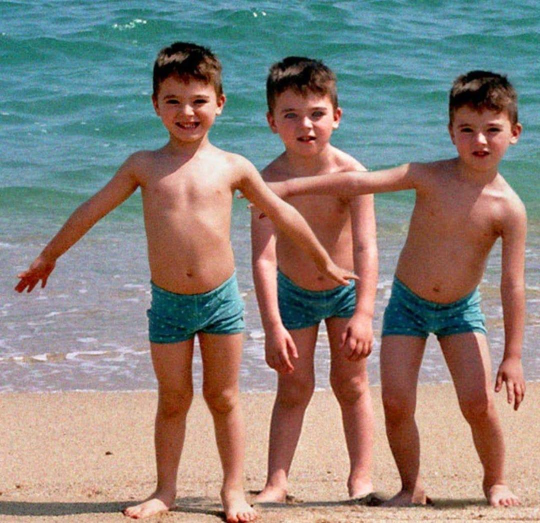
#> input picture tests/01 (1).jpeg, 1080 x 1046 px (shown at 1/2 size); its folder holds only this picture in this run
$ jupyter execute --allow-errors '02-Techniques-of-detection-of-manipulations-in-images .ipynb'   (older library calls are emulated)
#> lines starting #> are read from the running program, lines starting #| are printed output that depends on the picture; after the words box and inside, x2 and y2 are one past the last pixel; in counts of white or black regions, pixels touching at a corner belong together; long printed decimals are rounded
# Techniques of detection of manipulations in images

In this section, we showcase some of the techniques explored to identify modifications in images. The objective is to extract the areas from the images that are classified by the developed model.

## Import of libraries

Using the GPU: Importing a GPU can significantly enhance the performance of model training.

[cell 1]
import tensorflow as tf
#> (the rest of this cell did not finish here and is left out)

[cell 2]
from preprocess import *
from model import *
from utils import *
import random
import os
import glob
import numpy as np
import pandas as pd
import matplotlib.pyplot as plt

from sklearn.model_selection import train_test_split
from keras.utils.np_utils import to_categorical
import tensorflow as tf
from sklearn.metrics import confusion_matrix
import seaborn as sns


np.random.seed(2)
from keras.models import Sequential, load_model
from keras.layers import Dense, Flatten, Conv2D, MaxPool2D, Dropout, MaxPooling2D, UpSampling2D, Input, Concatenate, Conv2DTranspose, BatchNormalization,Reshape
from keras.optimizers import Adam
from keras.callbacks import EarlyStopping, ModelCheckpoint
from keras.preprocessing.image import ImageDataGenerator


from PIL import Image, ImageChops, ImageEnhance,ImageFilter, ImageOps
from io import BytesIO
import cv2
from scipy.fftpack import dct
from scipy import ndimage
from scipy import fftpack
import optuna

[cell 3]
# Path to the images test
images_path = '../test/*.*'

## Heatmap detection using the convolutional layer

A function has been designed to be able to draw the area that the model has identified from the extraction of characteristics, with the aim of identifying possible modified areas.

[cell 4]
# [22 lines left out: function map_image, not called in this run]

[cell 5]
class_names = ['real', 'fake']
image_size = (128, 128)

# Cargar el modelo entrenado
#> (the rest of this cell did not finish here and is left out)

## Heatmap by pixel distribution

This function is used to detect modified areas in an image by analyzing the pixel variation. By highlighting areas with significant pixel differences, we can identify possible modified areas in the image.

[cell 6]
# [34 lines left out: function heatmap_by_pixels, not called in this run]

if __name__ == '__main__':
    for file_path in glob.glob(images_path):
        #mostrar la imagen original y la imagen con el mapa de calor con plt
        plt.figure(figsize=(10,40))
        plt.subplot(1,2,1)
        img = cv2.imread(file_path)
        img = cv2.cvtColor(img, cv2.COLOR_BGR2RGB)
        #quitar numeros de los ejes
        plt.axis('off')
        plt.imshow(img)
        plt.title("Original")
        plt.subplot(1,2,2)
        #quitar numeros de los ejes
        plt.axis('off')

        plt.imshow((cv2.cvtColor(heatmap_by_pixels(file_path), cv2.COLOR_BGR2RGB)))
        plt.title("Mapa de calor por distribución de píxeles")
        plt.show()

## HOG (Histogram of Oriented Gradients)

This function utilizes the Histogram of Oriented Gradients (HOG) to divide the image into sections and analyze variations. The purpose is to identify areas with higher variation and detect possible modified zones in the image.

[cell 7]
def calculate_hog(image_path):
    # Cargar la imagen
#> called with image_path = '../tests/01 (1).jpeg'
    image = cv2.imread(image_path)
#> image is the input picture: shape (1046, 1080, 3); mean B, G, R 123.8, 130.4, 139.9
    #pasar la imagen a array
    image = np.array(image)
    # Convertir la imagen a escala de grises
    gray = cv2.cvtColor(image, cv2.COLOR_RGB2GRAY)
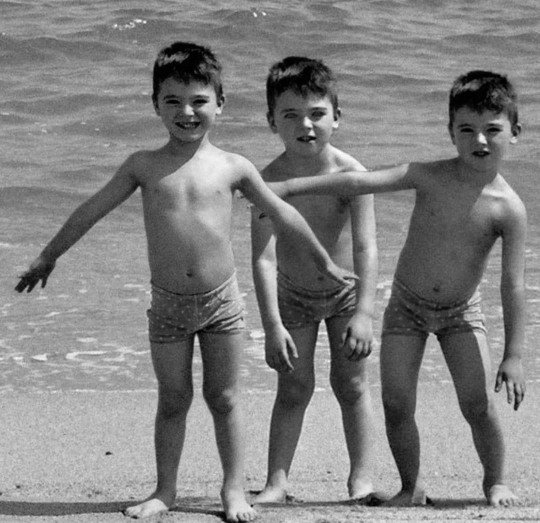
#> gray: shape (1046, 1080) (shown at 1/2 size); min 0, max 254, mean 129.5
#> (printed output is left out)
    # Calcular el HOG
    hog = cv2.HOGDescriptor()
    hog_features = hog.compute(gray)
    # Normalizar los valores del HOG
    hog_features = hog_features.flatten()
    hog_features /= np.linalg.norm(hog_features)
    return hog_features


# [8 lines left out: function calculate_nad, not called in this run]


def histogram_analysis(image_path, num_regions=4,vertical=False):
    # Cargar la imagen en escala de grises
#> called with image_path = '../tests/01 (1).jpeg', num_regions = 4, vertical = True
    image = cv2.imread(image_path, 0)
#> image: shape (1046, 1080)

    # Dividir la imagen en regiones de interés
    height, width = image.shape[:2]
    region_width = width // num_regions
    region_height = height // num_regions
    regions = []

    if vertical:
        for i in range(num_regions):
            start_x = i * region_width
            end_x = start_x + region_width
            region = image[:, start_x:end_x]
            regions.append(region)
#> this loop made 4 passes
#> pass 1, in histogram_analysis, `region = image[:, start_x:end_x]`:
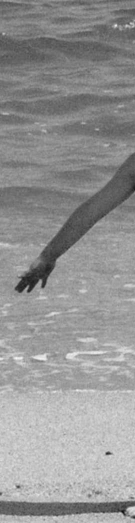
#> region: shape (1046, 270) (shown at 1/2 size); min 10, max 251, mean 147.4
#> pass 3, in histogram_analysis, `region = image[:, start_x:end_x]`:
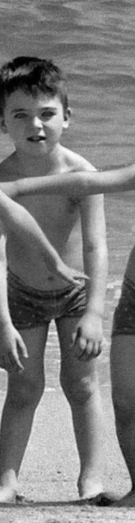
#> region: shape (1046, 270) (shown at 1/2 size); min 0, max 255, mean 125.3
#> after the loop, regions = 4 items
    else:

        for i in range(num_regions):
                start_y = i * region_height
                end_y = start_y + region_height
                region = image[start_y:end_y, :]
                regions.append(region)

    # Calcular los histogramas de las regiones
    histograms = [cv2.calcHist([region], [0], None, [256], [0, 256]) for region in regions]
#> histograms = 4 items

    # Calcular las diferencias entre los histogramas
    differences = []

    for i in range(len(histograms) - 1):
        diff = cv2.compareHist(histograms[i], histograms[i+1], cv2.HISTCMP_CHISQR)
        differences.append(diff)
#> this loop made 3 passes
#> diff on passes 1 to 3: 703485.9, 32733.9, 18703.2
#> after the loop, differences = [703485.9, 32733.9, 18703.2]

    return differences, regions

test_images_path = "../tests/*.*"

for file_path in glob.glob(test_images_path):
    print("Hog de la imagen {}".format(file_path))
    hog_features = calculate_hog(file_path)
    print(hog_features)

    print("Analizando la imagen {}".format(file_path))
    differences , regions = histogram_analysis(file_path, num_regions=4, vertical=True)
#> differences = [703485.9, 32733.9, 18703.2]; regions = 4 items
    for i, diff in enumerate(differences):
        print("Diferencia entre regiones {} y {}: {}".format(i, i+1, diff))
    print("Diferencia total: {}".format(sum(differences)))
#| Diferencia total: 754922.991
    # print de la región con mayor diferencia
    print("La región con mayor diferencia es la región es entre la región {} y la región {}".format(np.argmax(differences), np.argmax(differences) + 1))
#| La región con mayor diferencia es la región es entre la región 0 y la región 1

    #mostrar la región con mayor diferencia entre la región 1 y la región 2
    plt.figure(figsize=(5,5))
    plt.subplot(1,2,1)
    #quitar numeros de los ejes
    plt.axis('off')
    plt.imshow(regions[np.argmax(differences)], cmap="gray")
    plt.title("Región {}".format(np.argmax(differences)))
    plt.subplot(1,2,2)
    plt.imshow(regions[np.argmax(differences) + 1], cmap="gray")
    plt.title("Región {}".format(np.argmax(differences) + 1))
    #quitar numeros de los ejes
    plt.axis('off')
    plt.show()
    print("")

## Local Gradient

This code identifies areas in an image that exhibit high variation in local gradients. This can be useful for detecting edges or regions with abrupt intensity changes, such as object boundaries or shadow transitions in the image.

[cell 8]
def local_gradient_analysis(image_path):
    # Cargar la imagen en escala de grises
#> called with image_path = '../tests/01 (1).jpeg'
    image = cv2.imread(image_path, 0)

    # Calcular los gradientes locales utilizando el operador de Sobel
    gradient_x = cv2.Sobel(image, cv2.CV_64F, 1, 0, ksize=3)
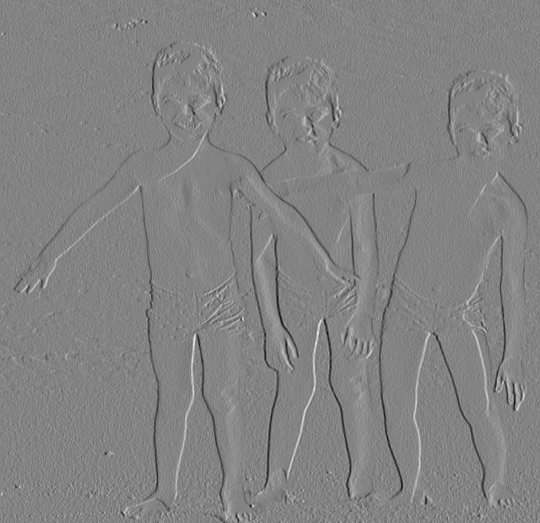
#> gradient_x: shape (1046, 1080) float64 (shown at 1/2 size); min -474, max 448, mean 0.1; drawn with min black and max white
    gradient_y = cv2.Sobel(image, cv2.CV_64F, 0, 1, ksize=3)
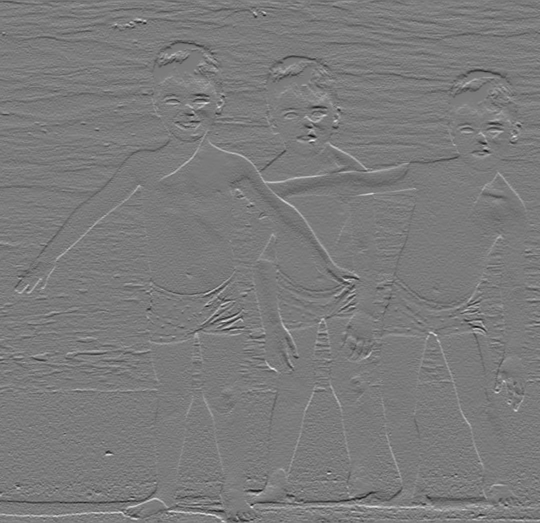
#> gradient_y: shape (1046, 1080) float64 (shown at 1/2 size); min -437, max 468, mean 0.5; drawn with min black and max white

    # Calcular las magnitudes y las direcciones de los gradientes
    gradient_magnitude = np.sqrt(gradient_x**2 + gradient_y**2)
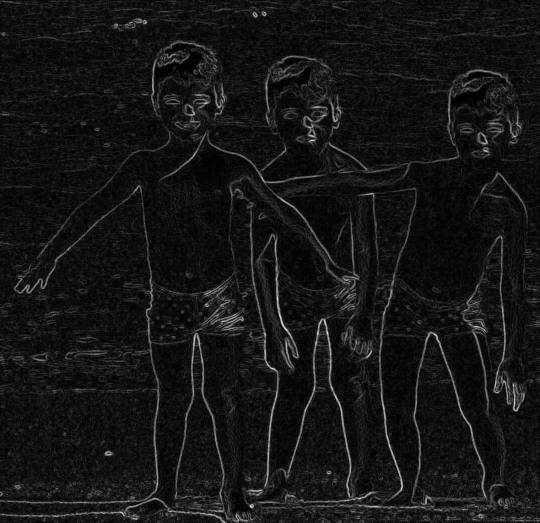
#> gradient_magnitude: shape (1046, 1080) float64 (shown at 1/2 size); min 0, max 502.8, mean 42.9; drawn with min black and max white
    gradient_direction = np.arctan2(gradient_y, gradient_x)
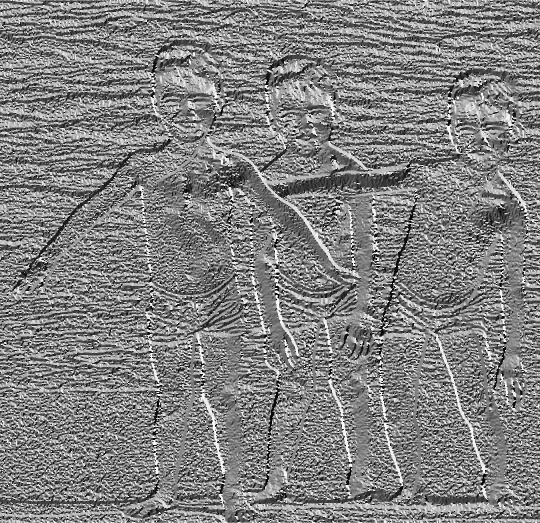
#> gradient_direction: shape (1046, 1080) float64 (shown at 1/2 size); min -3.14, max 3.14, mean 0.0542; drawn with min black and max white

    # Aplicar umbralización para resaltar las áreas de alta variación de gradientes
    threshold = np.mean(gradient_magnitude) + np.std(gradient_magnitude)
#> threshold = 86.01
    gradient_mask = gradient_magnitude > threshold
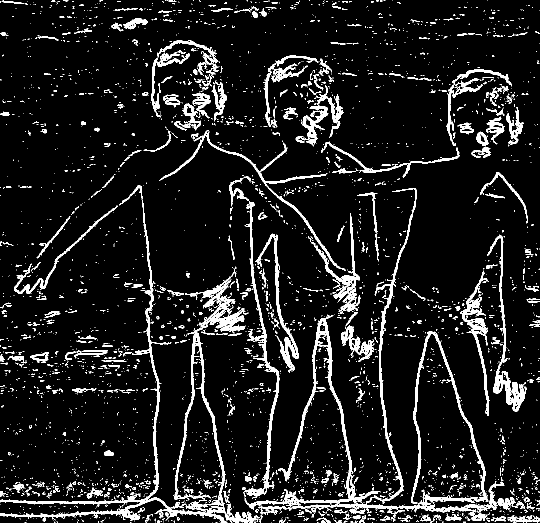
#> gradient_mask: shape (1046, 1080) bool (shown at 1/2 size); 9.2% white; 3864 white regions (3461 under 20 px), largest, box (x1, y1, x2, y2) and area: (0, 400, 520, 1046) 15626, (520, 376, 1009, 1042) 6924, (489, 631, 761, 1020) 5750

    return gradient_mask


test_images_path = '../tests/*.*'


for file_path in glob.glob(test_images_path):
    img_local_gradient = local_gradient_analysis(file_path)

    # visualizar la imagen
    plt.figure(figsize=(10,5))
    plt.subplot(1,2,1)
    img = cv2.imread(file_path)
    img = cv2.cvtColor(img, cv2.COLOR_BGR2RGB)
    #quitar numeros de los ejes
    plt.axis('off')
    plt.imshow(img)
    plt.title("Original")
    plt.subplot(1,2,2)
    img_local_gradient = cv2.cvtColor(img_local_gradient.astype(np.uint8) * 255, cv2.COLOR_GRAY2RGB)
    plt.imshow(img_local_gradient)
    #quitar numeros de los ejes
    plt.axis('off')
    plt.title("Gradiente local")
    plt.show()

## Shadow variation

[cell 9]
def shadow_change_detection(image_path):
    # Cargar la imagen en escala de grises
#> called with image_path = '../tests/01 (1).jpeg'
    image = cv2.imread(image_path, 0)

    # Aplicar un umbral para obtener una máscara binaria de las sombras
    _, binary_mask = cv2.threshold(image, 127, 255, cv2.THRESH_BINARY)
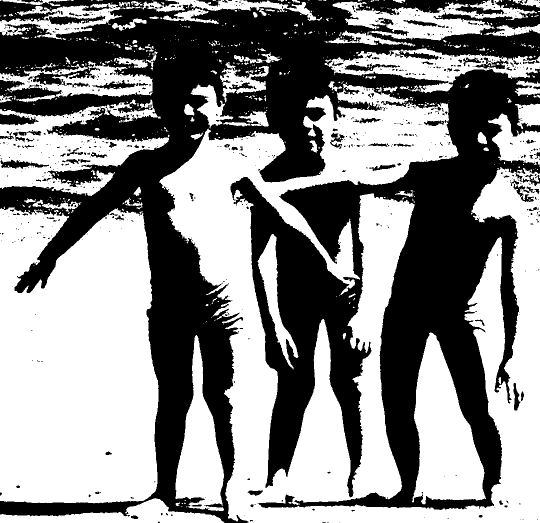
#> binary_mask: shape (1046, 1080) (shown at 1/2 size); 53.9% white; 757 black regions (642 under 20 px), largest, box (x1, y1, x2, y2) and area: (0, 0, 1080, 1046) 498338, (0, 0, 358, 44) 5565, (0, 227, 77, 251) 1158

    # Aplicar una transformada de Hough para detectar líneas en la máscara binaria
    lines = cv2.HoughLinesP(binary_mask, 1, np.pi/180, threshold=100, minLineLength=100, maxLineGap=10)
#> lines = 1903 rows, first 6: [626, 370, 798, 198], [8, 1001, 301, 708], [652, 367, 807, 212], [0, 981, 298, 683], [0, 967, 296, 671], [2, 984, 299, 687]

    # Calcular la dirección promedio de las sombras
    if lines is not None:
        angles = []
        for line in lines:
            x1, y1, x2, y2 = line[0]
            angle = np.arctan2(y2 - y1, x2 - x1)
            angles.append(angle)
#> this loop made 1903 passes
#> (x1, y1, x2, y2, angle) on passes 1 to 3: (626, 370, 798, 198, -0.785), (8, 1001, 301, 708, -0.785), (652, 367, 807, 212, -0.785)
#> after the loop, angles = 1903 values, max 1.56 at index 1488, min -1.57 at index 105, mean -0.27

        average_angle = np.mean(angles)
#> average_angle = -0.27
    else:
        average_angle = None

    return average_angle

test_images_path = '../tests/*.*'


for file_path in glob.glob(test_images_path):
    average_shadow_angle = shadow_change_detection(file_path)
#> average_shadow_angle = -0.27

    # visualizar la imagen
    plt.figure(figsize=(10,5))
    plt.subplot(1,2,1)
    img = cv2.imread(file_path)
    img = cv2.cvtColor(img, cv2.COLOR_BGR2RGB)
    plt.imshow(img)
    plt.title("Original")
    # poner el resultado en la imagen
    if average_shadow_angle is not None:
        plt.text(5, 350, "Ángulo promedio de la sombra: {:.2f}".format(average_shadow_angle), fontsize=14, color="red")
    plt.subplot(1,2,2)
    #quitar numeros de los ejes
    plt.axis('off')
    plt.imshow(img)
    plt.title("Resultado")
    plt.show()

## Color Analysis

[cell 10]
def color_analysis(image_path):
    # Cargar la imagen en formato BGR
#> called with image_path = '../tests/01 (1).jpeg'
    image = cv2.imread(image_path)

    # Convertir la imagen a diferentes espacios de color
    image_rgb = cv2.cvtColor(image, cv2.COLOR_BGR2RGB)
    image_hsv = cv2.cvtColor(image, cv2.COLOR_BGR2HSV)
#> image_hsv: shape (1046, 1080, 3); mean H, S, V 51.9, 105.9, 162.2
    image_lab = cv2.cvtColor(image, cv2.COLOR_BGR2LAB)
#> image_lab: shape (1046, 1080, 3); mean of channels 0, 1, 2 141.9, 133, 134.6

    # Mostrar la imagen en diferentes espacios de color
    plt.figure(figsize=(10, 5))
    plt.subplot(1, 3, 1)
    plt.imshow(image_rgb)
    plt.title("RGB")
    plt.subplot(1, 3, 2)
    plt.imshow(image_hsv)
    plt.title("HSV")
    plt.subplot(1, 3, 3)
    plt.imshow(image_lab)
    plt.title("LAB")
    plt.show()


    # Calcular características relacionadas con el color
    rgb_mean = np.mean(image_rgb, axis=(0, 1))
#> rgb_mean = [139.9, 130.4, 123.8]
    hsv_mean = np.mean(image_hsv, axis=(0, 1))
#> hsv_mean = [51.94, 105.9, 162.2]
    lab_mean = np.mean(image_lab, axis=(0, 1))
#> lab_mean = [141.9, 133, 134.6]

    # Mostrar las características calculadas
    print("RGB Mean: ", rgb_mean)
#| RGB Mean:  [139.863  130.424 123.802]
    print("HSV Mean: ", hsv_mean)
#| HSV Mean:  [ 51.936 105.883 162.180]
    print("LAB Mean: ", lab_mean)
#| LAB Mean:  [141.885 132.955 134.625]

test_images_path = '../tests/*.*'

for file_path in glob.glob(test_images_path):
    color_analysis(file_path)
    print("")

## Lighting Inconsistency

[cell 11]
def lighting_inconsistency_detection(image_path, num_regions=4, threshold=150,vertical=True):
    # Cargar la imagen en escala de grises
#> called with image_path = '../tests/01 (1).jpeg', num_regions = 4, threshold = 300, vertical = True
    image = cv2.imread(image_path, 0)

    img_original = cv2.imread(image_path)
    # Dividir la imagen utilizando ventanas deslizantes, por ejemplo dividir la imagen en 8 cuadros distintos de igual tamaño (8x8)
    regions = []
    height, width = image.shape
    region_height = int(height / num_regions)
    region_width = int(width / num_regions)

    for i in range(num_regions):
        for j in range(num_regions):
            region = image[i * region_height:(i + 1) * region_height, j * region_width:(j + 1) * region_width]
            regions.append(region)
#> after the loop, regions = 16 items

    # Calcular la varianza de cada región
    variances = []
    for region in regions:
        variances.append(np.var(region))
#> this loop made 16 passes
#> after the loop, variances = [256.1, 1585.3, 1467.6, 1398, 591.3, 2226.6, 1990.6, 1396.5, 602.4, 2719.6, 3356, 2710.9, 904.4, 2776.5, 3592.3, 2894.5]

    # Calcular la varianza promedio
    mean_variance = np.mean(variances)
#> mean_variance = 1904.3

    # Detectar las regiones con inconsistencias de iluminación
    inconsistent_regions = []
    for i, variance in enumerate(variances):
        if variance > mean_variance + threshold:
            inconsistent_regions.append(i)
#> this loop made 16 passes
#> variance on passes 1 to 8: 256.1, 1585.3, 1467.6, 1398, 591.3, 2226.6, 1990.6, 1396.5
#> after the loop, inconsistent_regions = [5, 9, 10, 11, 13, 14, 15]

    # Visualizar las regiones con inconsistencias de iluminación
    for i, region in enumerate(regions):
        if i in inconsistent_regions:
            print("Región {} con inconsistencia de iluminación".format(i))
            # Obtener las posiciones de la región en la imagen original
            x = (i % num_regions) * region_width
            y = int(i / num_regions) * region_height
            # Dibujar un rectángulo en la imagen original
            cv2.rectangle(img_original, (x, y), (x + region_width, y + region_height), (0, 0, 255), 2)
#> this loop made 16 passes
#> (x, y) on passes 6, 10, 11, 12, 14, 15, 16: (270, 261), (270, 522), (540, 522), (810, 522), (270, 783), (540, 783), (810, 783)
#> (printed output is left out)
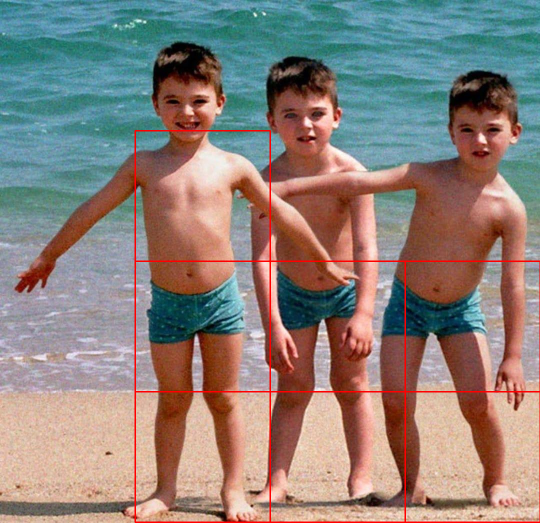
#> img_original: shape (1046, 1080, 3) (shown at 1/2 size); 1.31% of pixels changed, all inside (x1, y1, x2, y2) = (269, 260, 1080, 1046)

    # Visualizar la imagen original
    plt.figure(figsize=(10, 5))
    plt.subplot(1, 2, 1)
    #mostrar la imagen original en color
    img = cv2.imread(image_path)
    img = cv2.cvtColor(img, cv2.COLOR_BGR2RGB)
    #quitar numeros de los ejes
    plt.axis('off')
    plt.imshow(img)
    plt.title("Original")
    plt.subplot(1, 2, 2)
    #mostrar la imagen original con los rectángulos
    img_original = cv2.cvtColor(img_original, cv2.COLOR_BGR2RGB)
    #quitar numeros de los ejes
    plt.axis('off')
    plt.imshow(img_original)
    plt.title("Resultado")
    plt.show()


    return inconsistent_regions, regions

for file_path in glob.glob(test_images_path):
    inconsistent_regions, regions = lighting_inconsistency_detection(file_path, num_regions=4, threshold=300)
#> inconsistent_regions = [5, 9, 10, 11, 13, 14, 15]; regions = 16 items
